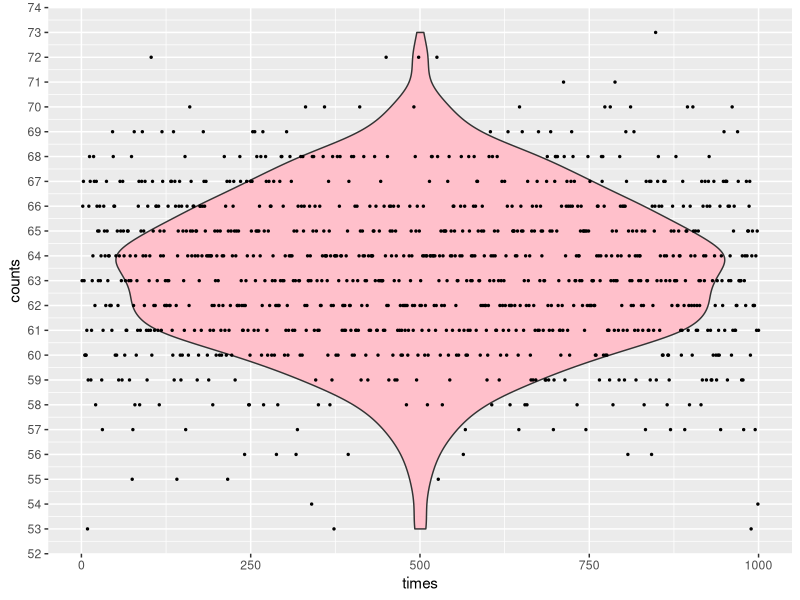

Write the R code that produced this figure.
library(tidyverse)

set.seed(190925)
g <- tibble(times = 1:1000) %>%
  mutate(counts = sapply(times, function(x) {
    sample(100, replace = TRUE) %>% unique %>% length
  })) %>%
  ggplot(aes(times, counts)) +
  geom_violin(fill = "pink") +
  geom_point(size = .5) +
  scale_y_continuous(breaks = 50:80)
g %>% ggsave(filename = "plot.png")
